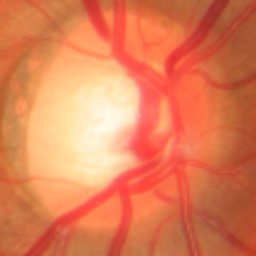
#> input picture aadg/imagens/roi.png, 256 x 256 px
$ python classificador.py
#> lines starting #> are read from the running program, lines starting #| are printed output that depends on the picture; after the words box and inside, x2 and y2 are one past the last pixel; in counts of white or black regions, pixels touching at a corner belong together
import cv2
import numpy as np

colors = {"b": 0, "w": 1}


def diagnostic(path_image):

#> called with path_image = 'imagens/roi.png'
    image = cv2.imread(path_image)
#> image is the input picture: shape (256, 256, 3); mean B, G, R 85.7, 126, 224.1

    image_converted = cv2.cvtColor(image, cv2.COLOR_BGR2GRAY)
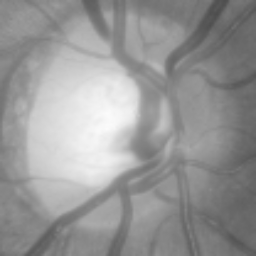
#> image_converted: shape (256, 256); min 77, max 251, mean 150.7

    image_blur = cv2.GaussianBlur(image_converted, (5, 5), 0)

    ret, th = cv2.threshold(image_blur, 205, 255, cv2.THRESH_BINARY)
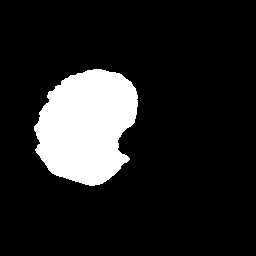
#> th: shape (256, 256); 13.7% white; 1 white region, box (x1, y1, x2, y2) and area: (34, 69, 138, 186) 8970

    kernel = np.ones((5, 5), np.uint8)

    image_dilated = cv2.dilate(th, kernel, iterations=1)
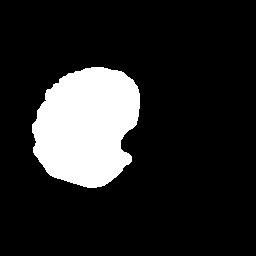
#> image_dilated: shape (256, 256); 15.2% white; 1 white region, box (x1, y1, x2, y2) and area: (32, 67, 140, 188) 9947
    image_eroded = cv2.erode(image_dilated, kernel, iterations=1)
#> image_eroded: shape (256, 256); 13.7% white; 1 white region, box (x1, y1, x2, y2) and area: (34, 69, 138, 186) 8987
    cv2.imshow("Image", image_eroded)
    cv2.waitKey()
    media =  calc_media(image_eroded)


def calc_media(image):

    freq = 0
    divisor = 0

    hist = cv2.calcHist([image], [0], None, [256], [0, 256])
#> hist = 256 values, max 56549 at index 0, min 0 at index 1, mean 256

    for i in range(255):
        divisor= divisor+ 1
        freq += hist[i]
        print(hist[i])
#> this loop made 255 passes
#| [56549.]
#| [0.]
#| [0.]
#| [0.]
#| [0.]
#| [0.]
#| [0.]
#| [0.]
#> (further printed lines are left out)
#> after the loop, divisor = 255
    return freq / divisor


diagnostic('imagens/roi.png')
#> in diagnostic, `media =  calc_media(image_eroded)`: media = [221.8]
